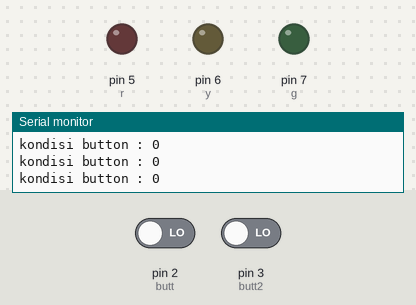
The sketch below on a simulated Arduino Uno, built with avr-gcc and run on an emulated ATmega328P. Shown: output pins drawn as LEDs (lit = HIGH), the last lines printed to the serial monitor. Inputs (shaded band) come from the test bench; at power-on: pin 2 (butt) LOW, pin 3 (butt2) LOW.

Above: at 1.2 s.
1.3 s: pin 2 (butt) driven HIGH and pin 3 (butt2) driven HIGH
At 2.5 s:
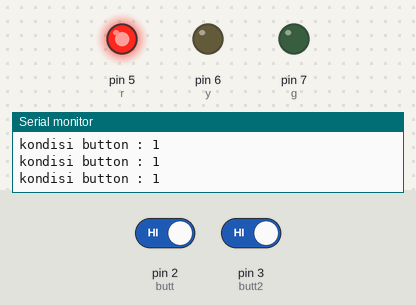
2.8 s: pin 2 (butt) driven LOW
At 3.6 s:
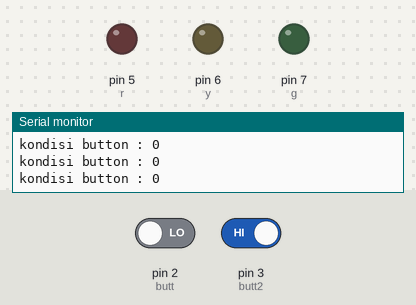
4.3 s: pin 2 (butt) driven HIGH
At 4.6 s:
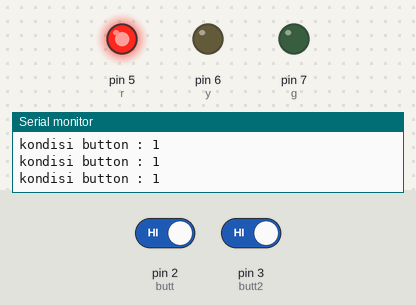
Timing chart, 0 to 7.3 s (numbered marks = the images above; inputs shaded):
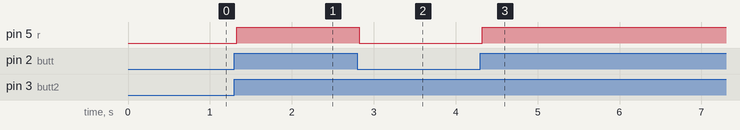

The sketch:

1.FUNGSI_TOMBOL_OR.ino
```cpp
//Inisialisasi pembuatan variable
//BUTTON
int butt = 2;
int butt2 = 3;
int butt3 = 4;
//LED
int r=5;
int y=6;
int g=7;
int x=1000;


void setup() {
//SERIAL SETTING PIN
 Serial.begin(9600);
 pinMode(r,OUTPUT);
 pinMode(y,OUTPUT);
 pinMode(g,OUTPUT);
 pinMode(butt,INPUT);
 pinMode(butt2,INPUT);
 pinMode(butt3,INPUT);
 }

void loop() {
   //prgram yang akan dijalankan berulang ulang
   //BACA DATA
   int kondisi = digitalRead (butt);
   int kondisi2 = digitalRead (butt2);
   //int kondisi3 = digitalRead (butt3);//
   //SERIAL PRINT
   Serial.print("kondisi button : ");
   Serial.println(kondisi);

   //LOGIKA
   //START BUTTON 1
   if(kondisi ==1 and kondisi2 == 1){digitalWrite(r, HIGH);}else{digitalWrite(r, LOW);}

   //STOP BUTTON 1


}
```

Measured:
- after the input at 1.3 s, pin 5 (r): LOW → HIGH at once
- after the input at 2.8 s, pin 5 (r): HIGH → LOW at once
- after the input at 4.3 s, pin 5 (r): LOW → HIGH at once
